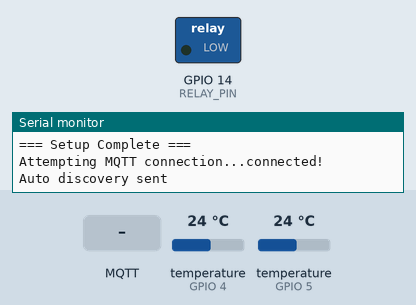
Bench run of a sketch on a simulated ESP8266 (Wemos D1 mini). On the bench: switched loads named in the sketch (green lamp = pin HIGH), the last lines printed to the serial monitor. The inputs (shaded band) are chosen by the test bench; at power-on: temperature (sensors on GPIO 4, GPIO 5) 24 °C. WiFi joins after 1.5 s; servers stay silent unless stated; no MQTT or app messages arrive unless stated.

Above: at 2.7 s.
2.8 s: MQTT message "ON" arrives on the first subscribed topic
At 7.0 s:
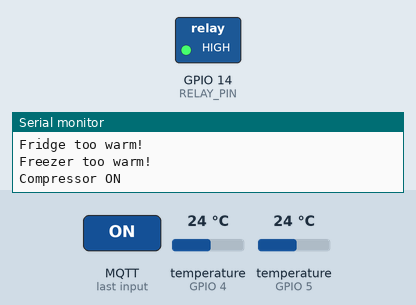
8.0 s: MQTT message "on" arrives on the first subscribed topic
9.5 s: MQTT message "true" arrives on the first subscribed topic
Timing chart, 0 to 12.5 s (numbered marks = the images above; inputs shaded):
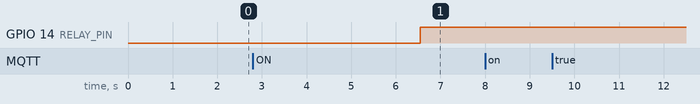

The sketch:

fridge.ino
```cpp
/*
 * Умный холодильник на ESP8266 + Home Assistant
 *
 * Оборудование:
 * - ESP8266 (NodeMCU/Wemos D1)
 * - 2x DS18B20 (холодильник + морозилка)
 * - Реле 5В (опционально, для управления компрессором)
 *
 * Интеграция: MQTT Auto Discovery для Home Assistant
 */

#include <ESP8266WiFi.h>
#include <PubSubClient.h>
#include <OneWire.h>
#include <DallasTemperature.h>
#include <ArduinoJson.h>

// ==================== НАСТРОЙКИ ====================
const char* WIFI_SSID = "YOUR_WIFI_SSID";        // Измените на ваш SSID
const char* WIFI_PASS = "YOUR_WIFI_PASSWORD";    // Измените на ваш пароль

const char* MQTT_HOST = "192.168.1.XXX";         // IP MQTT брокера
const int MQTT_PORT = 1883;
const char* MQTT_USER = "";                       // Логин (если нужен)
const char* MQTT_PASS = "";                       // Пароль (если нужен)

// Пины
#define ONE_WIRE_MAIN 4      // GPIO4 (D2) - датчик холодильника
#define ONE_WIRE_FREEZER 5   // GPIO5 (D1) - датчик морозилки
#define RELAY_PIN 14         // GPIO14 (D5) - реле компрессора

// Топики MQTT
#define MQTT_BASE "home/fridge"
#define MQTT_TEMP_MAIN MQTT_BASE "/main/temp"
#define MQTT_TEMP_FREEZER MQTT_BASE "/freezer/temp"
#define MQTT_TARGET_MAIN MQTT_BASE "/main/target"
#define MQTT_TARGET_FREEZER MQTT_BASE "/freezer/target"
#define MQTT_COMP_STATE MQTT_BASE "/compressor/state"
#define MQTT_COMP_SET MQTT_BASE "/compressor/set"
#define MQTT_STATUS MQTT_BASE "/status"
#define MQTT_AVAIL MQTT_BASE "/avail"

// Идентификатор устройства для HA
#define DEVICE_ID "fridge_esp8266"
#define DEVICE_NAME "Холодильник"

// ==================== ГЛОБАЛЬНЫЕ ПЕРЕМЕННЫЕ ====================
WiFiClient espClient;
PubSubClient client(espClient);
OneWire oneWire_main(ONE_WIRE_MAIN);
OneWire oneWire_freezer(ONE_WIRE_FREEZER);
DallasTemperature sensors_main(&oneWire_main);
DallasTemperature sensors_freezer(&oneWire_freezer);

// Целевые температуры (можно менять через HA)
float target_temp_main_min = 2.0;    // Минимум для холодильника
float target_temp_main_max = 6.0;    // Максимум для холодильника
float target_temp_freezer_min = -20.0; // Минимум для морозилки
float target_temp_freezer_max = -15.0; // Максимум для морозилки

// Состояние компрессора
bool compressor_on = false;
unsigned long lastPublishTime = 0;
unsigned long lastReconnectTime = 0;
const unsigned long PUBLISH_INTERVAL = 5000;  // Публикация каждые 5 сек

// Last Will Testament
char will_topic[] = MQTT_STATUS;
char will_message[] = "offline";

// ==================== ФУНКЦИИ ====================

void setup_wifi() {
  Serial.println();
  Serial.print("Connecting to WiFi: ");
  Serial.println(WIFI_SSID);

  WiFi.mode(WIFI_STA);
  WiFi.begin(WIFI_SSID, WIFI_PASS);

  while (WiFi.status() != WL_CONNECTED) {
    delay(500);
    Serial.print(".");
  }

  Serial.println("");
  Serial.println("WiFi connected");
  Serial.print("IP address: ");
  Serial.println(WiFi.localIP());
}

void callback(char* topic, byte* payload, unsigned int length) {
  // Преобразуем payload в строку
  char message[length + 1];
  for (unsigned int i = 0; i < length; i++) {
    message[i] = (char)payload[i];
  }
  message[length] = '\0';

  Serial.print("Message arrived [");
  Serial.print(topic);
  Serial.print("]: ");
  Serial.println(message);

  // Обработка команд от HA
  if (String(topic) == MQTT_TARGET_MAIN) {
    float new_target = atof(message);
    target_temp_main_max = new_target;
    target_temp_main_min = new_target - 2.0; // Гистерезис 2°C
    Serial.printf("New fridge target: %.1f°C (min: %.1f°C)\n",
                  target_temp_main_max, target_temp_main_min);

    // Отправляем подтверждение
    client.publish(MQTT_TARGET_MAIN, message);
  }
  else if (String(topic) == MQTT_TARGET_FREEZER) {
    float new_target = atof(message);
    target_temp_freezer_max = new_target;
    target_temp_freezer_min = new_target - 3.0; // Гистерезис 3°C
    Serial.printf("New freezer target: %.1f°C (min: %.1f°C)\n",
                  target_temp_freezer_max, target_temp_freezer_min);

    // Отправляем подтверждение
    client.publish(MQTT_TARGET_FREEZER, message);
  }
  else if (String(topic) == MQTT_COMP_SET) {
    if (String(message) == "ON" || String(message) == "on" || String(message) == "true") {
      compressor_on = true;
      digitalWrite(RELAY_PIN, HIGH);
      client.publish(MQTT_COMP_STATE, "ON");
    } else {
      compressor_on = false;
      digitalWrite(RELAY_PIN, LOW);
      client.publish(MQTT_COMP_STATE, "OFF");
    }
  }
}

void reconnect_mqtt() {
  while (!client.connected()) {
    Serial.print("Attempting MQTT connection...");

    String clientId = "fridge-" + String(WiFi.macAddress());

    if (client.connect(clientId.c_str(), MQTT_USER, MQTT_PASS,
                       will_topic, 1, true, will_message)) {
      Serial.println("connected!");

      // Публикуем статус online
      client.publish(MQTT_STATUS, "online");
      client.publish(MQTT_AVAIL, "online");

      // Подписываемся на топики
      client.subscribe(MQTT_TARGET_MAIN);
      client.subscribe(MQTT_TARGET_FREEZER);
      client.subscribe(MQTT_COMP_SET);

      // Отправляем текущее состояние реле
      client.publish(MQTT_COMP_STATE, compressor_on ? "ON" : "OFF");

      // Отправляем целевые температуры
      char buf[10];
      dtostrf(target_temp_main_max, 1, 1, buf);
      client.publish(MQTT_TARGET_MAIN, buf);

      dtostrf(target_temp_freezer_max, 1, 1, buf);
      client.publish(MQTT_TARGET_FREEZER, buf);

      // MQTT Auto Discovery для Home Assistant
      send_auto_discovery();

    } else {
      Serial.print("failed, rc=");
      Serial.print(client.state());
      Serial.println(" try again in 5 seconds");
      delay(5000);
    }
  }
}

void send_auto_discovery() {
  // JSON для сенсоров и устройств
  StaticJsonDocument<512> doc;

  // Устройство
  doc["device"]["identifiers"][0] = DEVICE_ID;
  doc["device"]["name"] = DEVICE_NAME;
  doc["device"]["manufacturer"] = "DIY";
  doc["device"]["model"] = "ESP8266+DS18B20";
  doc["device"]["sw_version"] = "1.0";

  // Датчик температуры холодильника
  doc["name"] = "Fridge Temperature";
  doc["unique_id"] = "fridge_temp_main";
  doc["state_topic"] = MQTT_TEMP_MAIN;
  doc["unit_of_measurement"] = "°C";
  doc["device_class"] = "temperature";
  doc["availability_topic"] = MQTT_AVAIL;

  char buffer[512];
  serializeJson(doc, buffer);
  client.publish("homeassistant/sensor/" DEVICE_ID "/temp_main/config", buffer, true);

  // Датчик температуры морозилки
  doc["name"] = "Freezer Temperature";
  doc["unique_id"] = "fridge_temp_freezer";
  doc["state_topic"] = MQTT_TEMP_FREEZER;

  serializeJson(doc, buffer);
  client.publish("homeassistant/sensor/" DEVICE_ID "/temp_freezer/config", buffer, true);

  // Number entity для целевой температуры холодильника
  doc.clear();
  doc["device"]["identifiers"][0] = DEVICE_ID;
  doc["device"]["name"] = DEVICE_NAME;
  doc["name"] = "Fridge Target Temp";
  doc["unique_id"] = "fridge_target_main";
  doc["command_topic"] = String(MQTT_TARGET_MAIN) + "/set";
  doc["state_topic"] = MQTT_TARGET_MAIN;
  doc["min"] = -10;
  doc["max"] = 10;
  doc["step"] = 0.5;
  doc["unit_of_measurement"] = "°C";
  doc["mode"] = "box";
  doc["availability_topic"] = MQTT_AVAIL;

  serializeJson(doc, buffer);
  client.publish("homeassistant/number/" DEVICE_ID "/target_main/config", buffer, true);

  // Number entity для целевой температуры морозилки
  doc["name"] = "Freezer Target Temp";
  doc["unique_id"] = "fridge_target_freezer";
  doc["command_topic"] = String(MQTT_TARGET_FREEZER) + "/set";
  doc["state_topic"] = MQTT_TARGET_FREEZER;
  doc["min"] = -30;
  doc["max"] = -10;

  serializeJson(doc, buffer);
  client.publish("homeassistant/number/" DEVICE_ID "/target_freezer/config", buffer, true);

  // Switch для компрессора
  doc.clear();
  doc["device"]["identifiers"][0] = DEVICE_ID;
  doc["device"]["name"] = DEVICE_NAME;
  doc["name"] = "Fridge Compressor";
  doc["unique_id"] = "fridge_compressor";
  doc["command_topic"] = MQTT_COMP_SET;
  doc["state_topic"] = MQTT_COMP_STATE;
  doc["availability_topic"] = MQTT_AVAIL;

  serializeJson(doc, buffer);
  client.publish("homeassistant/switch/" DEVICE_ID "/compressor/config", buffer, true);

  Serial.println("Auto discovery sent");
}

float read_temperature(DallasTemperature& sensors) {
  sensors.requestTemperatures();
  float temp = sensors.getTempCByIndex(0);

  // Проверка на ошибку чтения
  if (temp == -127.0 || temp == -196.6) {
    Serial.println("Error reading temperature sensor!");
    return -999.0; // Специальное значение ошибки
  }

  return temp;
}

void control_compressor(float temp_main, float temp_freezer) {
  // Автоматическое управление только если не включено вручную
  // Простая логика: включаем если температура выше максимума

  bool need_cooling = false;

  if (temp_main > target_temp_main_max) {
    need_cooling = true;
    Serial.println("Fridge too warm!");
  }

  if (temp_freezer > target_temp_freezer_max) {
    need_cooling = true;
    Serial.println("Freezer too warm!");
  }

  // Выключаем если температура ниже минимума (гистерезис)
  bool too_cold = false;
  if (temp_main < target_temp_main_min && temp_freezer < target_temp_freezer_min) {
    too_cold = true;
    Serial.println("Both zones cold enough");
  }

  if (need_cooling && !compressor_on) {
    compressor_on = true;
    digitalWrite(RELAY_PIN, HIGH);
    client.publish(MQTT_COMP_STATE, "ON");
    Serial.println("Compressor ON");
  }
  else if (too_cold && compressor_on) {
    compressor_on = false;
    digitalWrite(RELAY_PIN, LOW);
    client.publish(MQTT_COMP_STATE, "OFF");
    Serial.println("Compressor OFF");
  }
}

void publish_temperatures(float temp_main, float temp_freezer) {
  char buf[10];

  // Температура холодильника
  if (temp_main > -900) {
    dtostrf(temp_main, 1, 2, buf);
    client.publish(MQTT_TEMP_MAIN, buf);
    Serial.printf("Published main temp: %s°C\n", buf);
  }

  // Температура морозилки
  if (temp_freezer > -900) {
    dtostrf(temp_freezer, 1, 2, buf);
    client.publish(MQTT_TEMP_FREEZER, buf);
    Serial.printf("Published freezer temp: %s°C\n", buf);
  }
}

void setup() {
  Serial.begin(115200);
  Serial.println();
  Serial.println("=== Fridge Controller Starting ===");

  // Инициализация реле
  pinMode(RELAY_PIN, OUTPUT);
  digitalWrite(RELAY_PIN, LOW);

  // Инициализация датчиков
  sensors_main.begin();
  sensors_freezer.begin();

  Serial.printf("Found %d sensor(s) on main bus\n", sensors_main.getDeviceCount());
  Serial.printf("Found %d sensor(s) on freezer bus\n", sensors_freezer.getDeviceCount());

  // Подключение к WiFi
  setup_wifi();

  // Настройка MQTT
  client.setServer(MQTT_HOST, MQTT_PORT);
  client.setCallback(callback);
  client.setBufferSize(1024);

  Serial.println("=== Setup Complete ===");
}

void loop() {
  // Поддержание соединения WiFi
  if (WiFi.status() != WL_CONNECTED) {
    Serial.println("WiFi lost, reconnecting...");
    setup_wifi();
  }

  // Поддержание соединения MQTT
  if (!client.connected()) {
    reconnect_mqtt();
  }

  client.loop();

  // Чтение температур и публикация по таймеру
  unsigned long currentMillis = millis();

  if (currentMillis - lastPublishTime >= PUBLISH_INTERVAL) {
    lastPublishTime = currentMillis;

    // Чтение температур
    float temp_main = read_temperature(sensors_main);
    float temp_freezer = read_temperature(sensors_freezer);

    Serial.printf("Temperatures - Main: %.2f°C, Freezer: %.2f°C\n", temp_main, temp_freezer);

    // Публикация
    if (client.connected()) {
      publish_temperatures(temp_main, temp_freezer);

      // Управление компрессором (автоматический режим)
      control_compressor(temp_main, temp_freezer);
    }
  }

  delay(100);
}
```
